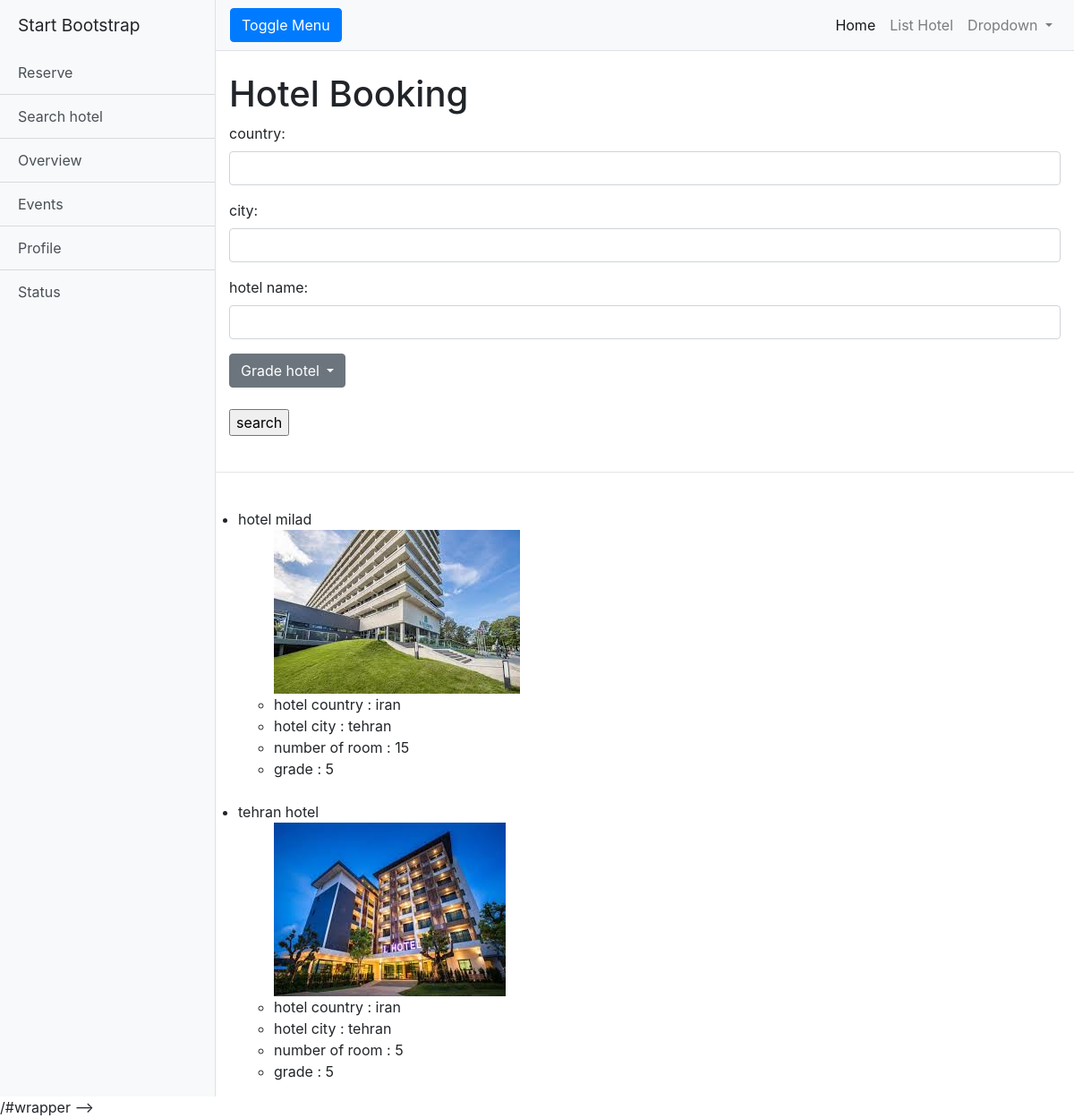
/search/, run on an earlier commit of the app's database.
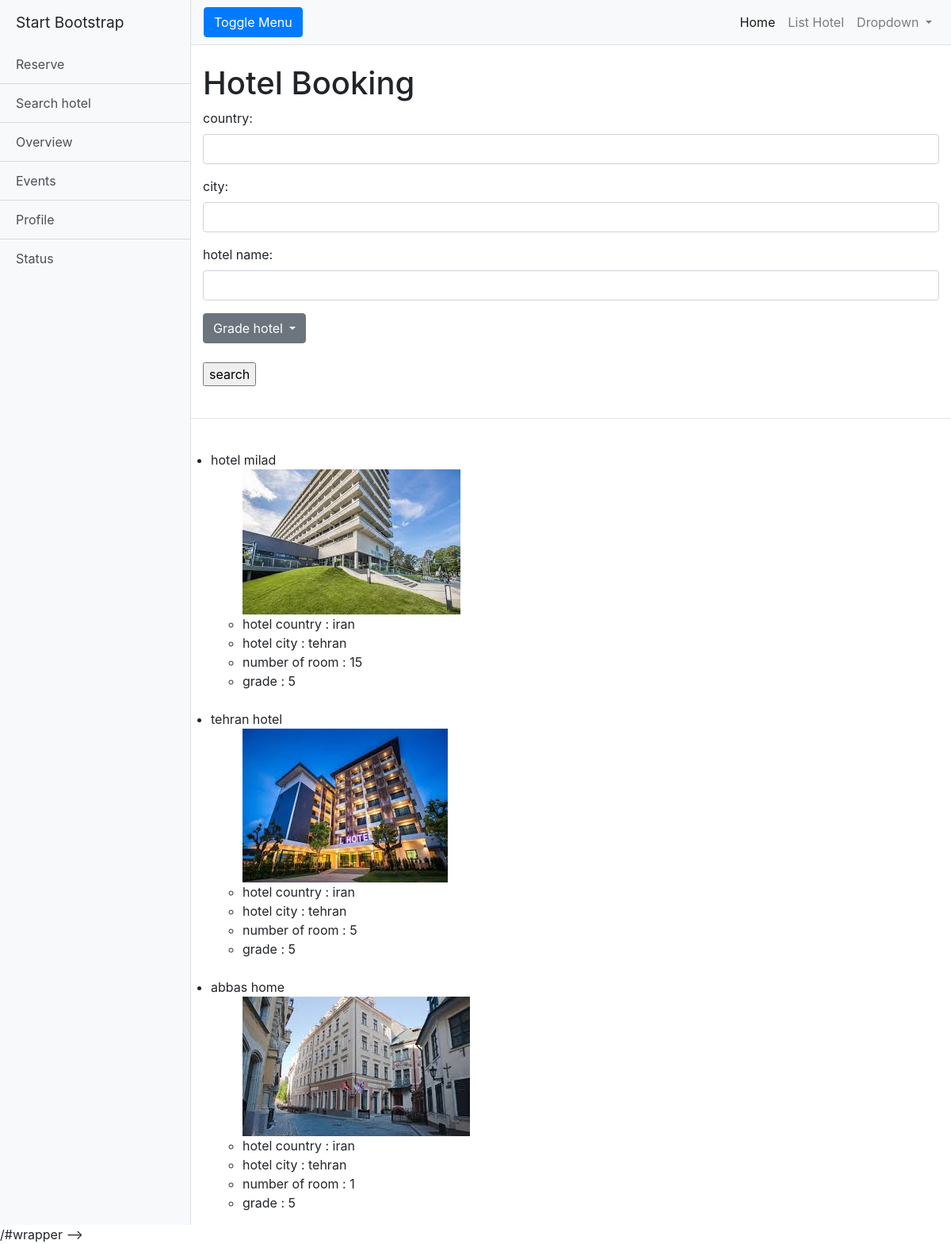
And on a later commit of the database.
### reserve/models.py (models this page shows, shortened)
class Hotel(models.Model):
    hotel_id = models.AutoField(primary_key=True)
    created_time = models.DateTimeField(auto_now_add=True)
    updated_time = models.DateTimeField(auto_now=True)
    rooms_no = models.IntegerField()
    name = models.CharField(max_length=20)
    phone_no = models.BigIntegerField()
    grade = models.IntegerField()
    description = models.TextField(max_length=140, null=True)
    location = models.ForeignKey(Location, on_delete=models.CASCADE)
    image = models.ImageField(null = True , blank=True, upload_to = 'hotel_pics')
    class Meta:
        verbose_name_plural = 'Hotel'

class Location(models.Model):
    country = models.CharField(max_length=100)
    city = models.CharField(max_length=100)
    address = models.TextField(null=True)

### reserve/views.py (the view)
# urls.py: path('search/', views.filter_form, name='form-filter')
def filter_form(request):
    hotel_qs = Hotel.objects.all()
    country_name_query = request.GET.get('country_name')
    city_name_query = request.GET.get('city_name')
    hotel_name_query = request.GET.get('hotel_name')
    grade_query = request.GET.get('grade-room')
    if is_valid_query(country_name_query):
        hotel_qs = hotel_qs.filter(location__country__icontains=country_name_query)
    if is_valid_query(city_name_query):
        hotel_qs = hotel_qs.filter(location__city__icontains=city_name_query)
    if is_valid_query(hotel_name_query):
        hotel_qs = hotel_qs.filter(name__icontains=hotel_name_query)
    context = {
        'queryset':hotel_qs
    }
    return render(request, 'search.html', context)

### reserve/views.py (called while the page is built)
def is_valid_query(param):
    return param != '' and param is not None

### templates/search.html (shortened to what this page needs)
{% extends "index.html" %}
{% block content %}
  <div class="container-fluid">
    <form action='.' method="get">
      <div class="form-group">
        <label for="country">country:</label>
        <input class="form-control" type="text" name="country_name">
      </div>
      <div class="form-group">
        <label for="city">city:</label>
        <input class="form-control" type="text" name="city_name">
      </div>
      <div class="form-group">
        <label for="hotel_name">hotel name:</label>
        <input class="form-control" type="text" name="hotel_name">
      </div>
      <div class="dropdown">
        <button class="btn btn-secondary dropdown-toggle" type="button" id="dropdownMenuButton" name="grade_room" data-toggle="dropdown" aria-haspopup="true" aria-expanded="false">
          Grade hotel
        </button>
      </div>
      <br>
      <div >
        <input type="submit" name="submit" value="search">
      </div>
      </div>
    <br>
    <hr>
    <div class="row">
      <ul>
        {% for hotel in queryset %}
          <br>
          <li>
            {{hotel.name}}
            <ul>
              <img class="img-fluid" alt="Responsive image" src="{{hotel.image.url}}">
              <li>hotel country : {{hotel.location.country}}</li>
              <li>hotel city : {{hotel.location.city}}</li>
              <li>number of room : {{hotel.rooms_no}}</li>
              <li>grade : {{hotel.grade}}</li>
            </ul>
          </li>
        {% endfor %}
      </ul>
  </div>
{% endblock %}

### templates/index.html (shortened to what this page needs)
{% load static %}
{% load crispy_forms_tags %}
<!DOCTYPE html>
<html lang="en">
<head>
  <link href="{% static 'vendor/bootstrap/css/bootstrap.min.css' %}" rel="stylesheet">
  <link href="{% static 'css/simple-sidebar.css' %}" rel="stylesheet">
</head>
<body>
  <div class="d-flex" id="wrapper">
    <div class="bg-light border-right" id="sidebar-wrapper">
      <div class="sidebar-heading">Start Bootstrap </div>
      <div class="list-group list-group-flush">
        <a href="{% url 'hotel:reserve-form' %}" class="list-group-item list-group-item-action bg-light">Reserve</a>
        <a href="{% url 'hotel:form-filter' %}" class="list-group-item list-group-item-action bg-light">Search hotel</a>
        <a href="#" class="list-group-item list-group-item-action bg-light">Overview</a>
        <a href="#" class="list-group-item list-group-item-action bg-light">Events</a>
        <a href="#" class="list-group-item list-group-item-action bg-light">Profile</a>
        <a href="#" class="list-group-item list-group-item-action bg-light">Status</a>
      </div>
    </div>
    <div id="page-content-wrapper">
      <nav class="navbar navbar-expand-lg navbar-light bg-light border-bottom">
        <button class="btn btn-primary" id="menu-toggle">Toggle Menu</button>
        <div class="collapse navbar-collapse" id="navbarSupportedContent">
          <ul class="navbar-nav ml-auto mt-2 mt-lg-0">
            <li class="nav-item active">
              <a class="nav-link" href="#">Home <span class="sr-only">(current)</span></a>
            </li>
            <li class="nav-item">
              <a class="nav-link" href="{% url 'hotel:hotel-list' %}">List Hotel</a>
            </li>
            <li class="nav-item dropdown">
              <a class="nav-link dropdown-toggle" href="#" id="navbarDropdown" role="button" data-toggle="dropdown" aria-haspopup="true" aria-expanded="false">
                Dropdown
              </a>
            </li>
          </ul>
        </div>
      </nav>
      <div class="container-fluid">
        <h1 class="mt-4">Hotel Booking</h1>
        </div>
        {% block content %}
        {% endblock %}
      </div>
    </div>
 /#wrapper -->
</body>
</html>

### static/css/simple-sidebar.css (style rules this page uses)
#wrapper { overflow-x: hidden; }
#sidebar-wrapper { min-height: 100vh; margin-left: -15rem; -webkit-transition: margin .25s ease-out; -moz-transition: margin .25s ease-out; -o-transition: margin .25s ease-out; transition: margin .25s ease-out; }
#sidebar-wrapper .sidebar-heading { padding: 0.875rem 1.25rem; font-size: 1.2rem; }
#sidebar-wrapper .list-group { width: 15rem; }
#page-content-wrapper { min-width: 100vw; }
@media (min-width: 768px) { #sidebar-wrapper { margin-left: 0; } }
@media (min-width: 768px) { #page-content-wrapper { min-width: 0; width: 100%; } }

What changed in the data, as far as the page shows it:
added Hotel: name "abbas home", image (picture), location.country "iran", location.city "tehran", rooms_no "1", grade "5"
